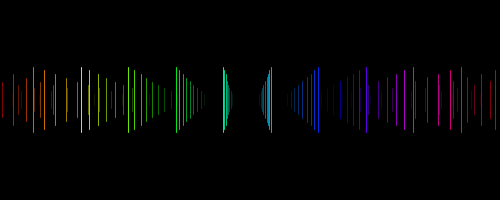
Frame 1 (no input)
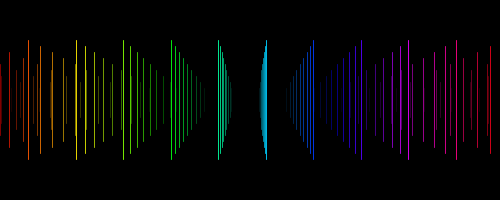
Frame 60 (the mouse pressed at the canvas centre just before this capture)
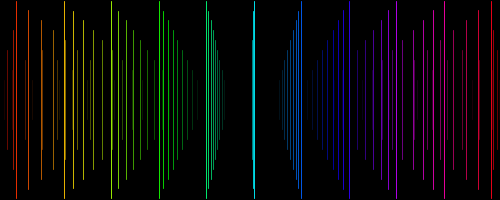
Frame 120 (the mouse held since frame 60 and released just before this capture)

The Processing sketch that drew these frames (run headless with seeded random() and noise(); from frame 60 on, the mouse is pressed at the canvas centre):

// Processing sketch: processing_20467
// ── processing_20467.pde

int levels=10;
int numColumns=20;
float w;
float h;

void setup() {
  size(500,200);
  w=width/2.;
  h=height/2.;
  colorMode(HSB,1);
}

void draw() {
  
  background(0);
  for (float i=0; i<levels; i++) {
     for(float n=0; n<numColumns; n++) {
        float x=lerp(w,(lerp(0,width,n/numColumns)+millis()/15.)%width,(i+10)/levels);
        float y=lerp(0,sin(millis()/500.)*h,(i+1)/levels); 
        stroke(x/width/1,1,i/levels);     
        line(x,h-y,x,h+y);
     } 
  }
}
